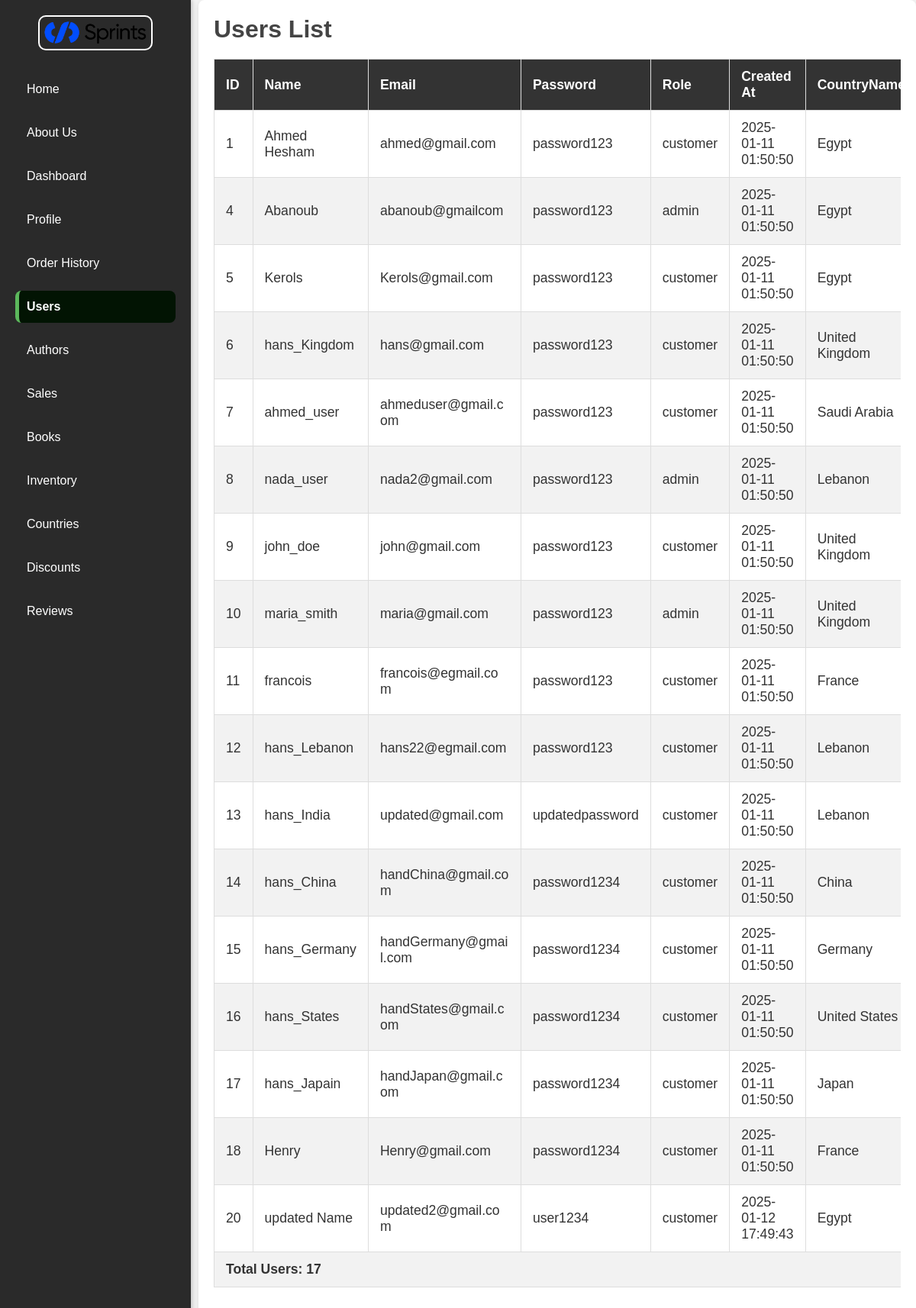
/users/, run on the app's committed database.
### tables this page shows
CREATE TABLE Users(
    UserID INTEGER PRIMARY KEY,
    UserName TEXT UNIQUE NOT NULL,
    Email TEXT UNIQUE NOT NULL,
    Password TEXT NOT NULL,
    Role TEXT CHECK (Role IN ('admin', 'customer')) NOT NULL,
    Created_At TIMESTAMP DEFAULT CURRENT_TIMESTAMP,
    CountryID INTEGER,
    FOREIGN KEY (CountryID) REFERENCES Countries(CountryID)
);

### routes/user/routes.py (the view)
@user_bp.route('/', methods=['GET'])
def get_users():
    return userclt.get_all_users()

### config/db_config.py (called while the page is built)
def connect_to_database(db_name="bookbazaar.db"):
    try:
        connection = sqlite3.connect(db_name)
        connection.row_factory = sqlite3.Row  # Return rows as dictionaries
        print("✅ Successfully connected to the database")
        return connection
    except sqlite3.Error as e:
        print(f"❌ Error while connecting to the database: {e}")
        return None

def close_connection(connection):
    if connection:
        connection.close()

### controllers/user_controller.py (called while the page is built)
def get_all_users():
    try:
        Users_df = get_users()
        if 'text/html' in request.accept_mimetypes:
            print("Models users fetching!!")
            return render_template('users.html', Users=Users_df.to_dict(orient='records'))
        return jsonify(Users_df.to_dict(orient='records'))
    except Exception as e:
        return jsonify({"error": str(e)}), 500

### models/user_model.py (called while the page is built)
def get_users():
    try:
        connection = connect_to_database()
        query = '''SELECT * FROM Users'''
        Users_df = pd.read_sql_query(query, connection)
        Users_df['CountryName'] = Users_df['CountryID'].map({v: k for k, v in country_map.items()})
        Users_df.drop(columns=['CountryID'], inplace=True)
        close_connection(connection)
        return Users_df
    except Exception as e:
        print(f"Error fetching users: {e}")
        raise e

### templates/users.html (shortened to what this page needs)
{% extends 'base.html' %}
{% block content %}
<h1>Users List</h1>
<div class="table-container">
    <table>
        <thead>
            <tr>
                <th>ID</th>
                <th>Name</th>
                <th>Email</th>
                <th>Password</th>
                <th>Role</th>
                <th>Created At</th>
                <th>CountryName</th>
            </tr>
        </thead>
        <tbody>
            {% for user in Users %}
            <tr>
                <td>{{ user.UserID }}</td>
                <td>{{ user.UserName }}</td>
                <td>{{ user.Email }}</td>
                <td>{{ user.Password }}</td>
                <td>{{ user.Role }}</td>
                <td>{{ user.Created_At }}</td>
                <td>{{ user.CountryName }}</td>
            </tr>
            {% endfor %}
        </tbody>
        <tfoot>
            <tr class="table-footer">
                <td colspan="7">Total Users: {{ Users|length }}</td>
            </tr>
        </tfoot>
    </table>
</div>
{% endblock %}

### static/styles.css (style rules this page uses)
* { margin: 0; padding: 0; box-sizing: border-box; }
body { font-family: Arial, sans-serif; background-color: #f4f4f4; display: flex; height: 100vh; color: #333; }
h1, h2 { margin-bottom: 20px; color: #444; }

### templates/users.html (style rules this page uses)
table { width: 100%; border-collapse: collapse; font-family: Arial, sans-serif; margin-bottom: 20px; }
table, th, td { border: 1px solid #ddd; }
th, td { padding: 12px 15px; text-align: left; font-size: 1.1em; }
th { background-color: #333; color: #fff; }
tr:nth-child(even) { background-color: #f2f2f2; }
td, th { word-wrap: break-word; max-width: 200px; }
.table-footer { background-color: #f2f2f2; font-weight: bold; }
.table-container { overflow-x: auto; }

### data on the page
Users: UserID "1", UserName "Ahmed Hesham", Email "ahmed@gmail.com", Password "password123", Role "customer", Created_At "2025-01-11 01:50:50", CountryName "Egypt"
Users: UserID "4", UserName "Abanoub", Email "abanoub@gmailcom", Password "password123", Role "admin", Created_At "2025-01-11 01:50:50", CountryName "Egypt"
Users: UserID "5", UserName "Kerols", Email "Kerols@gmail.com", Password "password123", Role "customer", Created_At "2025-01-11 01:50:50", CountryName "Egypt"
Users: UserID "6", UserName "hans_Kingdom", Email "hans@gmail.com", Password "password123", Role "customer", Created_At "2025-01-11 01:50:50", CountryName "United Kingdom"
Users: UserID "7", UserName "ahmed_user", Email "ahmeduser@gmail.com", Password "password123", Role "customer", Created_At "2025-01-11 01:50:50", CountryName "Saudi Arabia"
Users: UserID "8", UserName "nada_user", Email "nada2@gmail.com", Password "password123", Role "admin", Created_At "2025-01-11 01:50:50", CountryName "Lebanon"
Users: UserID "9", UserName "john_doe", Email "john@gmail.com", Password "password123", Role "customer", Created_At "2025-01-11 01:50:50", CountryName "United Kingdom"
Users: UserID "10", UserName "maria_smith", Email "maria@gmail.com", Password "password123", Role "admin", Created_At "2025-01-11 01:50:50", CountryName "United Kingdom"
Users: UserID "11", UserName "francois", Email "francois@egmail.com", Password "password123", Role "customer", Created_At "2025-01-11 01:50:50", CountryName "France"
Users: UserID "12", UserName "hans_Lebanon", Email "hans22@egmail.com", Password "password123", Role "customer", Created_At "2025-01-11 01:50:50", CountryName "Lebanon"
Users: UserID "13", UserName "hans_India", Email "updated@gmail.com", Password "updatedpassword", Role "customer", Created_At "2025-01-11 01:50:50", CountryName "Lebanon"
Users: UserID "14", UserName "hans_China", Email "handChina@gmail.com", Password "password1234", Role "customer", Created_At "2025-01-11 01:50:50", CountryName "China"
Users: UserID "15", UserName "hans_Germany", Email "handGermany@gmail.com", Password "password1234", Role "customer", Created_At "2025-01-11 01:50:50", CountryName "Germany"
Users: UserID "16", UserName "hans_States", Email "handStates@gmail.com", Password "password1234", Role "customer", Created_At "2025-01-11 01:50:50", CountryName "United States"
Users: UserID "17", UserName "hans_Japain", Email "handJapan@gmail.com", Password "password1234", Role "customer", Created_At "2025-01-11 01:50:50", CountryName "Japan"
Users: UserID "18", UserName "Henry", Email "Henry@gmail.com", Password "password1234", Role "customer", Created_At "2025-01-11 01:50:50", CountryName "France"
Users: UserID "20", UserName "updated Name", Email "updated2@gmail.com", Password "user1234", Role "customer", Created_At "2025-01-12 17:49:43", CountryName "Egypt"

### other printed values
{{ Users|length }} "17"
